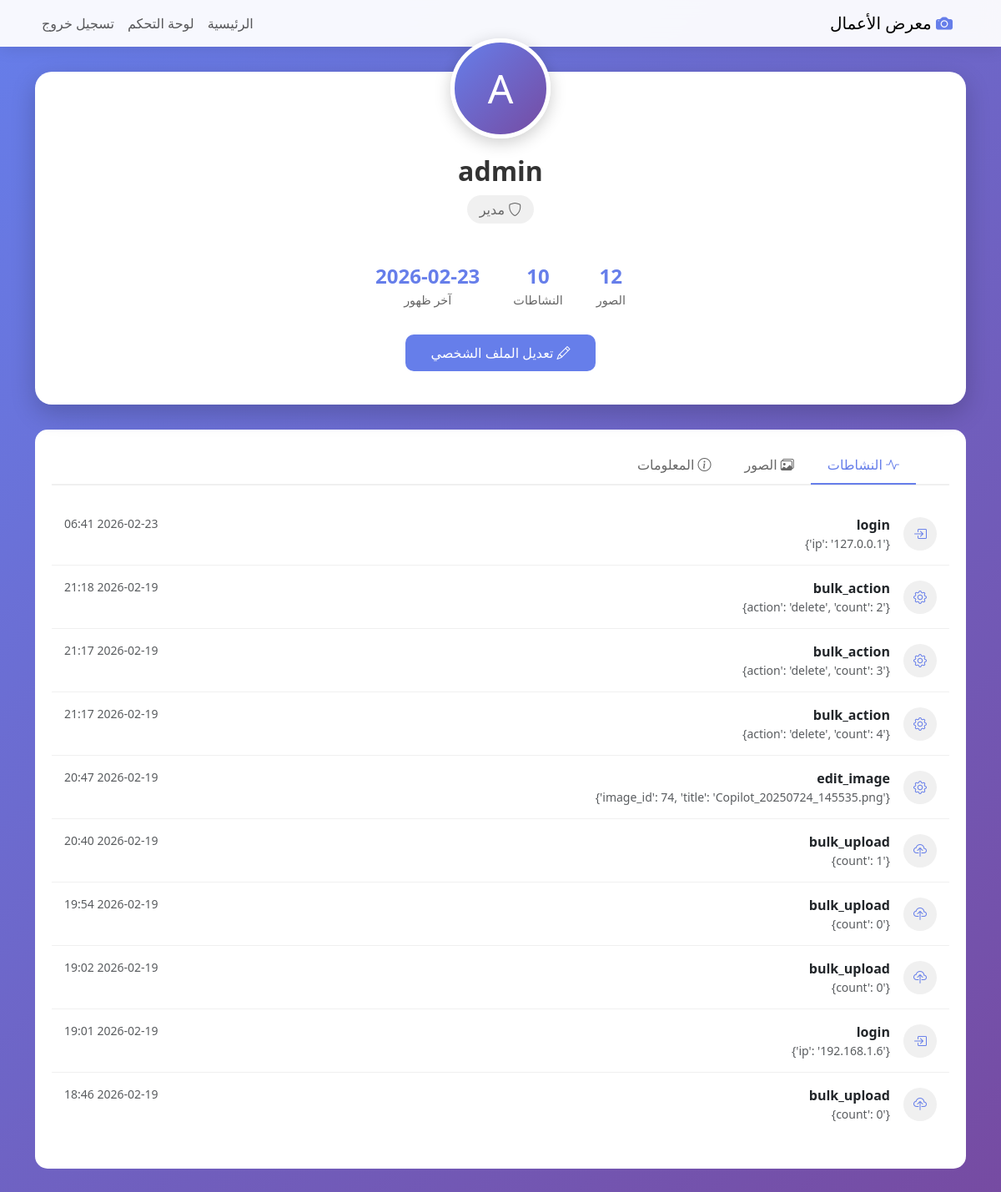
The app's page /profile (signed in) with its own data.
### app.py (models this page shows, shortened)
class User(UserMixin, db.Model):
    id = db.Column(db.Integer, primary_key=True)
    username = db.Column(db.String(80), unique=True, nullable=False)
    email = db.Column(db.String(120), unique=True, nullable=False)
    password_hash = db.Column(db.String(200), nullable=False)
    role = db.Column(db.String(20), default='viewer')  # admin, editor, viewer
    created_at = db.Column(db.DateTime, default=datetime.utcnow)
    last_login = db.Column(db.DateTime)
    is_active = db.Column(db.Boolean, default=True)

class ActivityLog(db.Model):
    id = db.Column(db.Integer, primary_key=True)
    user_id = db.Column(db.Integer, db.ForeignKey('user.id'))
    action = db.Column(db.String(100))
    details = db.Column(db.JSON)
    ip_address = db.Column(db.String(50))
    timestamp = db.Column(db.DateTime, default=datetime.utcnow)

### app.py (the view)
@app.route('/profile')
@login_required
def profile():
    user_activity = ActivityLog.query.filter_by(user_id=current_user.id)\
                                     .order_by(ActivityLog.timestamp.desc())\
                                     .limit(10).all()
    user_images = Image.query.filter_by(uploaded_by=current_user.id)\
                             .order_by(Image.created_at.desc())\
                             .limit(12).all()
    return render_template('profile.html',
                         user=current_user,
                         activities=user_activity,
                         images=user_images)

### app.py (called while the page is built)
@login_manager.user_loader
def load_user(user_id):
    return User.query.get(int(user_id))

### templates/profile.html (shortened to what this page needs)
<!DOCTYPE html>
<html dir="rtl" lang="ar">
<head>
    <link href="https://cdn.jsdelivr.net/npm/bootstrap@5.3.0/dist/css/bootstrap.min.css" rel="stylesheet">
    <link rel="stylesheet" href="https://cdn.jsdelivr.net/npm/bootstrap-icons@1.11.0/font/bootstrap-icons.css">
</head>
<body>
    <nav class="navbar navbar-expand-lg">
        <div class="container">
            <a class="navbar-brand" href="{{ url_for('index') }}">
                <i class="bi bi-camera-fill" style="color: var(--primary-color);"></i>
                معرض الأعمال
            </a>
            <div class="navbar-nav me-auto">
                <a class="nav-link" href="{{ url_for('index') }}">الرئيسية</a>
                {% if user.role in ['admin', 'editor'] %}
                <a class="nav-link" href="{{ url_for('admin_dashboard') }}">لوحة التحكم</a>
                {% endif %}
            </div>
            <div class="navbar-nav">
                <a class="nav-link" href="{{ url_for('logout') }}">تسجيل خروج</a>
            </div>
        </div>
    </nav>
    <div class="container">
        <div class="profile-header">
            <div class="profile-avatar">
                {{ user.username[0]|upper }}
            </div>
            <h1 class="profile-name">{{ user.username }}</h1>
            <div class="profile-role">
                <i class="bi bi-shield"></i>
                {% if user.role == 'admin' %}مدير
                {% elif user.role == 'editor' %}محرر
                {% else %}مشاهد{% endif %}
            </div>
            <div class="profile-stats">
                <div class="stat">
                    <div class="stat-number">{{ images|length }}</div>
                    <div class="stat-label">الصور</div>
                </div>
                <div class="stat">
                    <div class="stat-number">{{ activities|length }}</div>
                    <div class="stat-label">النشاطات</div>
                </div>
                <div class="stat">
                    <div class="stat-number">{{ user.last_login.strftime('%Y-%m-%d') if user.last_login else '-' }}</div>
                    <div class="stat-label">آخر ظهور</div>
                </div>
            </div>
            <div class="profile-actions">
                <a href="{{ url_for('edit_profile') }}" class="btn-edit">
                    <i class="bi bi-pencil"></i> تعديل الملف الشخصي
                </a>
            </div>
        </div>
        <div class="profile-tabs">
            <ul class="nav nav-tabs" id="profileTabs" role="tablist">
                <li class="nav-item" role="presentation">
                    <button class="nav-link active" id="activity-tab" data-bs-toggle="tab" data-bs-target="#activity" type="button">
                        <i class="bi bi-activity"></i> النشاطات
                    </button>
                </li>
                <li class="nav-item" role="presentation">
                    <button class="nav-link" id="images-tab" data-bs-toggle="tab" data-bs-target="#images" type="button">
                        <i class="bi bi-images"></i> الصور
                    </button>
                </li>
                <li class="nav-item" role="presentation">
                    <button class="nav-link" id="info-tab" data-bs-toggle="tab" data-bs-target="#info" type="button">
                        <i class="bi bi-info-circle"></i> المعلومات
                    </button>
                </li>
            </ul>
            <div class="tab-content">
                <div class="tab-pane fade show active" id="activity">
                    {% if activities %}
                        {% for activity in activities %}
                        <div class="activity-item d-flex align-items-center">
                            <div class="activity-icon ms-3">
                                {% if 'upload' in activity.action %}
                                <i class="bi bi-cloud-upload"></i>
                                {% elif 'login' in activity.action %}
                                <i class="bi bi-box-arrow-in-right"></i>
                                {% elif 'view' in activity.action %}
                                <i class="bi bi-eye"></i>
                                {% else %}
                                <i class="bi bi-gear"></i>
                                {% endif %}
                            </div>
                            <div class="flex-grow-1">
                                <div class="d-flex justify-content-between">
                                    <div>
                                        <strong>{{ activity.action }}</strong>
                                        <p class="mb-0 text-muted small">{{ activity.details }}</p>
                                    </div>
                                    <small class="text-muted">{{ activity.timestamp.strftime('%Y-%m-%d %H:%M') }}</small>
                                </div>
                            </div>
                        </div>
                        {% endfor %}
                    {% else %}
                        <div class="text-center py-5">
                            <i class="bi bi-activity" style="font-size: 3em; color: #ccc;"></i>
                            <p class="mt-3">لا توجد نشاطات حتى الآن</p>
                        </div>
                    {% endif %}
                </div>
            </div>
        </div>
    </div>
</body>
</html>

### templates/profile.html (style rules this page uses)
:root { --primary-color: #667eea; }
body { background: linear-gradient(135deg, #667eea 0%, #764ba2 100%); font-family: 'Segoe UI', Tahoma, Geneva, Verdana, sans-serif; min-height: 100vh; }
.navbar { background: rgba(255, 255, 255, 0.95); backdrop-filter: blur(10px); box-shadow: 0 2px 20px rgba(0,0,0,0.1); }
.profile-header { background: white; border-radius: 20px; padding: 40px; margin: 30px 0; box-shadow: 0 10px 30px rgba(0,0,0,0.2); text-align: center; position: relative; }
.profile-avatar { width: 120px; height: 120px; border-radius: 50%; background: linear-gradient(135deg, var(--primary-color) 0%, #764ba2 100%); display: flex; align-items: center; justify-content: center; color: white; font-size: 3em; margin: -80px auto 20px; border: 5px solid white; box-shadow: 0 5px 20px rgba(0,0,0,0.2); }
.profile-name { font-size: 2em; font-weight: 600; color: #333; margin-bottom: 10px; }
.profile-role { display: inline-block; padding: 5px 15px; border-radius: 20px; background: #f0f0f0; color: #666; margin-bottom: 15px; }
.profile-stats { display: flex; justify-content: center; gap: 40px; margin: 30px 0; }
.stat { text-align: center; }
.stat-number { font-size: 1.5em; font-weight: bold; color: var(--primary-color); }
.stat-label { color: #666; font-size: 0.9em; }
.profile-actions { display: flex; gap: 15px; justify-content: center; margin-top: 20px; }
.btn-edit { background: var(--primary-color); color: white; padding: 10px 30px; border-radius: 10px; text-decoration: none; transition: all 0.3s; }
.profile-tabs { background: white; border-radius: 15px; padding: 20px; margin-bottom: 30px; }
.nav-tabs { border-bottom: 2px solid #f0f0f0; }
.nav-tabs .nav-link { color: #666; border: none; padding: 10px 20px; }
.nav-tabs .nav-link.active { color: var(--primary-color); background: none; border-bottom: 2px solid var(--primary-color); }
.tab-content { padding: 20px 0; }
.activity-item { padding: 15px; border-bottom: 1px solid #f0f0f0; }
.activity-item:last-child { border-bottom: none; }
.activity-icon { width: 40px; height: 40px; border-radius: 50%; background: #f0f0f0; display: flex; align-items: center; justify-content: center; color: var(--primary-color); }

### records on screen
User: username "A", username "admin", last_login "2026-02-23"
ActivityLog: action "login", details "{'ip': '127.0.0.1'}", timestamp "2026-02-23 06:41"
ActivityLog: action "bulk_action", details "{'action': 'delete', 'count': 2}", timestamp "2026-02-19 21:18"
ActivityLog: action "bulk_action", details "{'action': 'delete', 'count': 3}", timestamp "2026-02-19 21:17"
ActivityLog: action "bulk_action", details "{'action': 'delete', 'count': 4}", timestamp "2026-02-19 21:17"
ActivityLog: action "edit_image", details "{'image_id': 74, 'title': 'Copilot_20250724_145535.png'}", timestamp "2026-02-19 20:47"
ActivityLog: action "bulk_upload", details "{'count': 1}", timestamp "2026-02-19 20:40"
ActivityLog: action "bulk_upload", details "{'count': 0}", timestamp "2026-02-19 19:54"
ActivityLog: action "bulk_upload", details "{'count': 0}", timestamp "2026-02-19 19:02"
ActivityLog: action "login", details "{'ip': '192.168.1.6'}", timestamp "2026-02-19 19:01"
ActivityLog: action "bulk_upload", details "{'count': 0}", timestamp "2026-02-19 18:46"

### other values on screen
{{ images|length }} "12"
{{ activities|length }} "10"
